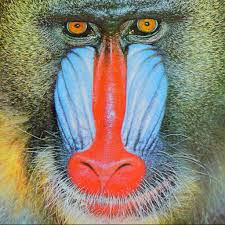
#> input picture OpenCV_homework/Test_images/baboon.jpg, 225 x 225 px
$ python color_image.py OpenCV_homework/Test_images/baboon.jpg
#> lines starting #> are read from the running program, lines starting #| are printed output that depends on the picture
import sys
import cv2


def show_and_save_planes(image, labels):
    planes = cv2.split(image)
    for plane, label in zip(planes, labels):
        cv2.imshow(label, plane)
        cv2.imwrite(label + ".png", plane)


rgb_image = cv2.imread(sys.argv[1], 1)
#> rgb_image is the input picture: shape (225, 225, 3); mean B, G, R 114.1, 129.7, 138.1
cv2.imshow("Original Image", rgb_image)
print("RGB value of pixel (20, 25): " + str(rgb_image[20, 25]))
#| RGB value of pixel (20, 25): [102 165 156]
blue, green, red = rgb_image.copy(), rgb_image.copy(), rgb_image.copy()
blue[:, :, 1:] = 0
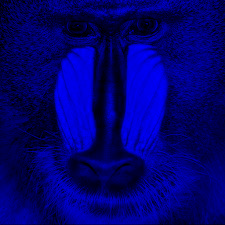
#> blue: shape (225, 225, 3); mean B, G, R 114.1, 0, 0
green[:, :, (0, 2)] = 0
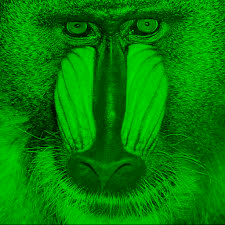
#> green: shape (225, 225, 3); mean B, G, R 0, 129.7, 0
red[:, :, 0:2] = 0
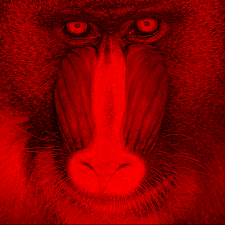
#> red: shape (225, 225, 3); mean B, G, R 0, 0, 138.1
for plane, label in zip((blue, green, red), ("Blue", "Green", "Red")):
    cv2.imshow(label, plane)
    cv2.imwrite(label + ".png", plane)
#> this loop made 3 passes
#> label on passes 1 to 3: 'Blue', 'Green', 'Red'


ycrcb_image = cv2.cvtColor(rgb_image, cv2.COLOR_BGR2YCrCb)
#> ycrcb_image: shape (225, 225, 3); mean of channels 0, 1, 2 130.4, 133.5, 118.8
print("YCrCb value of pixel (20, 25): " + str(ycrcb_image[20, 25]))
#| YCrCb value of pixel (20, 25): [155 129  98]
show_and_save_planes(ycrcb_image, ("Y", "Cr", "Cb"))
#> the loop in show_and_save_planes, `for plane, label in zip(planes, labels):` made 3 passes
#> pass 1, in show_and_save_planes, `cv2.imshow(label, plane)`:
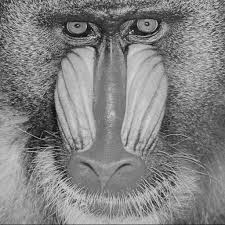
#> window 'Y': shape (225, 225); min 1, max 224, mean 130.4
#> pass 2, in show_and_save_planes, `cv2.imshow(label, plane)`:
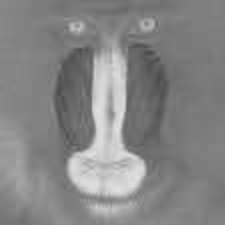
#> window 'Cr': shape (225, 225); min 74, max 226, mean 133.5

hsv_image = cv2.cvtColor(rgb_image, cv2.COLOR_BGR2HSV)
#> hsv_image: shape (225, 225, 3); mean H, S, V 56.4, 89, 157.5
print("HSV value of pixel (20, 25): " + str(hsv_image[20, 25]))
#| HSV value of pixel (20, 25): [ 34  97 165]
show_and_save_planes(hsv_image, ("Hue", "Saturation", "Value"))
#> the loop in show_and_save_planes (call 2), `for plane, label in zip(planes, labels):` made 3 passes
#> pass 1, in show_and_save_planes (call 2), `cv2.imshow(label, plane)`:
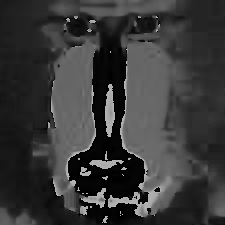
#> window 'Hue': shape (225, 225); min 0, max 179, mean 56.4
#> pass 2, in show_and_save_planes (call 2), `cv2.imshow(label, plane)`:
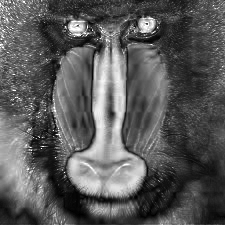
#> window 'Saturation': shape (225, 225); min 0, max 255, mean 89

cv2.waitKey(0)

$ run again, on OpenCV_homework/Test_images/barbara.png
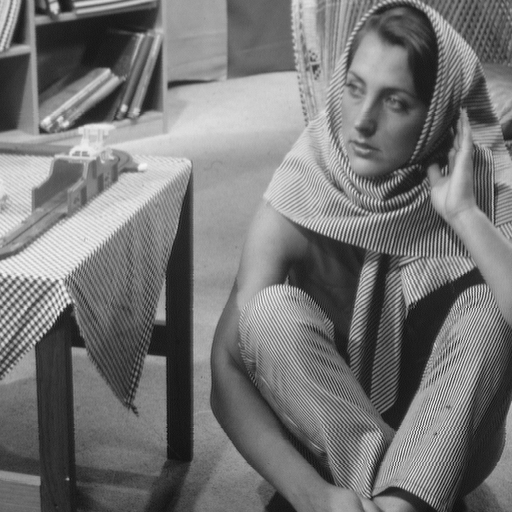
#> input picture OpenCV_homework/Test_images/barbara.png, 512 x 512 px
#> rgb_image is the input picture: shape (512, 512, 3); min 12, max 246, mean 117.4
#| RGB value of pixel (20, 25): [67 67 67]
#> `green[:, :, (0, 2)] = 0`:
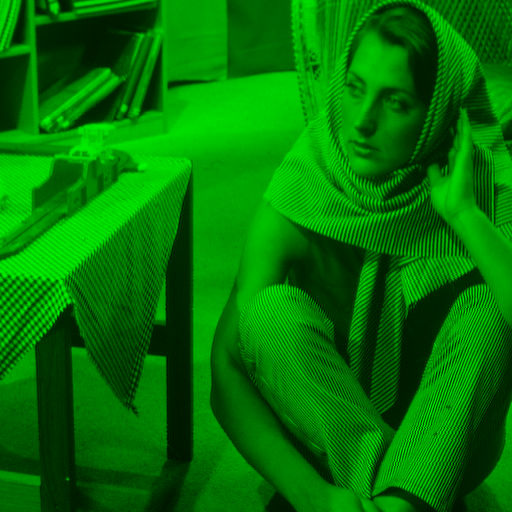
#> green: shape (512, 512, 3); mean B, G, R 0, 117.4, 0
#> `red[:, :, 0:2] = 0`:
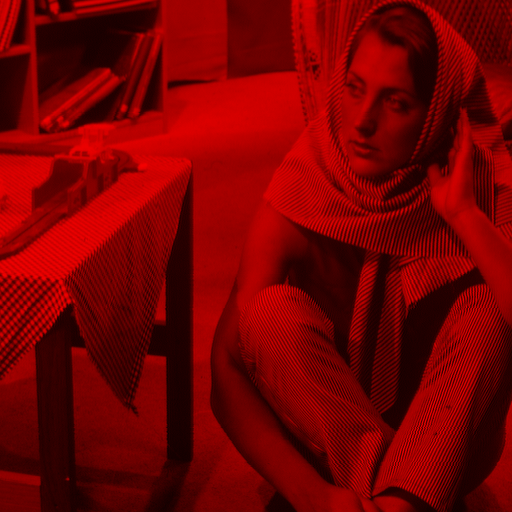
#> red: shape (512, 512, 3); mean B, G, R 0, 0, 117.4
#> the loop `for plane, label in zip((blue, green, red), ("Blue", "Green", "Red")):` made 3 passes
#> label on passes 1 to 3: 'Blue', 'Green', 'Red'
#> ycrcb_image: shape (512, 512, 3); mean of channels 0, 1, 2 117.4, 128, 128
#| YCrCb value of pixel (20, 25): [ 67 128 128]
#> the loop in show_and_save_planes, `for plane, label in zip(planes, labels):` made 3 passes
#| HSV value of pixel (20, 25): [ 0  0 67]
#> the loop in show_and_save_planes (call 2), `for plane, label in zip(planes, labels):` made 3 passes

$ run again, on OpenCV_homework/Test_images/cameraman.png
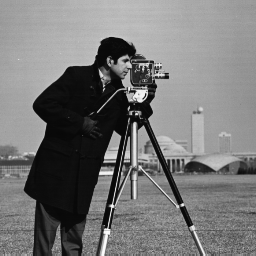
#> input picture OpenCV_homework/Test_images/cameraman.png, 256 x 256 px
#> rgb_image is the input picture: shape (256, 256, 3); min 7, max 253, mean 118.7
#| RGB value of pixel (20, 25): [161 161 161]
#> `green[:, :, (0, 2)] = 0`:
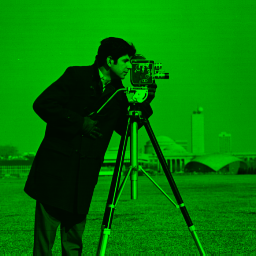
#> green: shape (256, 256, 3); mean B, G, R 0, 118.7, 0
#> `red[:, :, 0:2] = 0`:
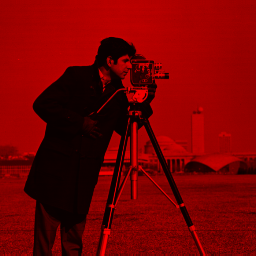
#> red: shape (256, 256, 3); mean B, G, R 0, 0, 118.7
#> the loop `for plane, label in zip((blue, green, red), ("Blue", "Green", "Red")):` made 3 passes
#> label on passes 1 to 3: 'Blue', 'Green', 'Red'
#> ycrcb_image: shape (256, 256, 3); mean of channels 0, 1, 2 118.7, 128, 128
#| YCrCb value of pixel (20, 25): [161 128 128]
#> the loop in show_and_save_planes, `for plane, label in zip(planes, labels):` made 3 passes
#| HSV value of pixel (20, 25): [  0   0 161]
#> the loop in show_and_save_planes (call 2), `for plane, label in zip(planes, labels):` made 3 passes
